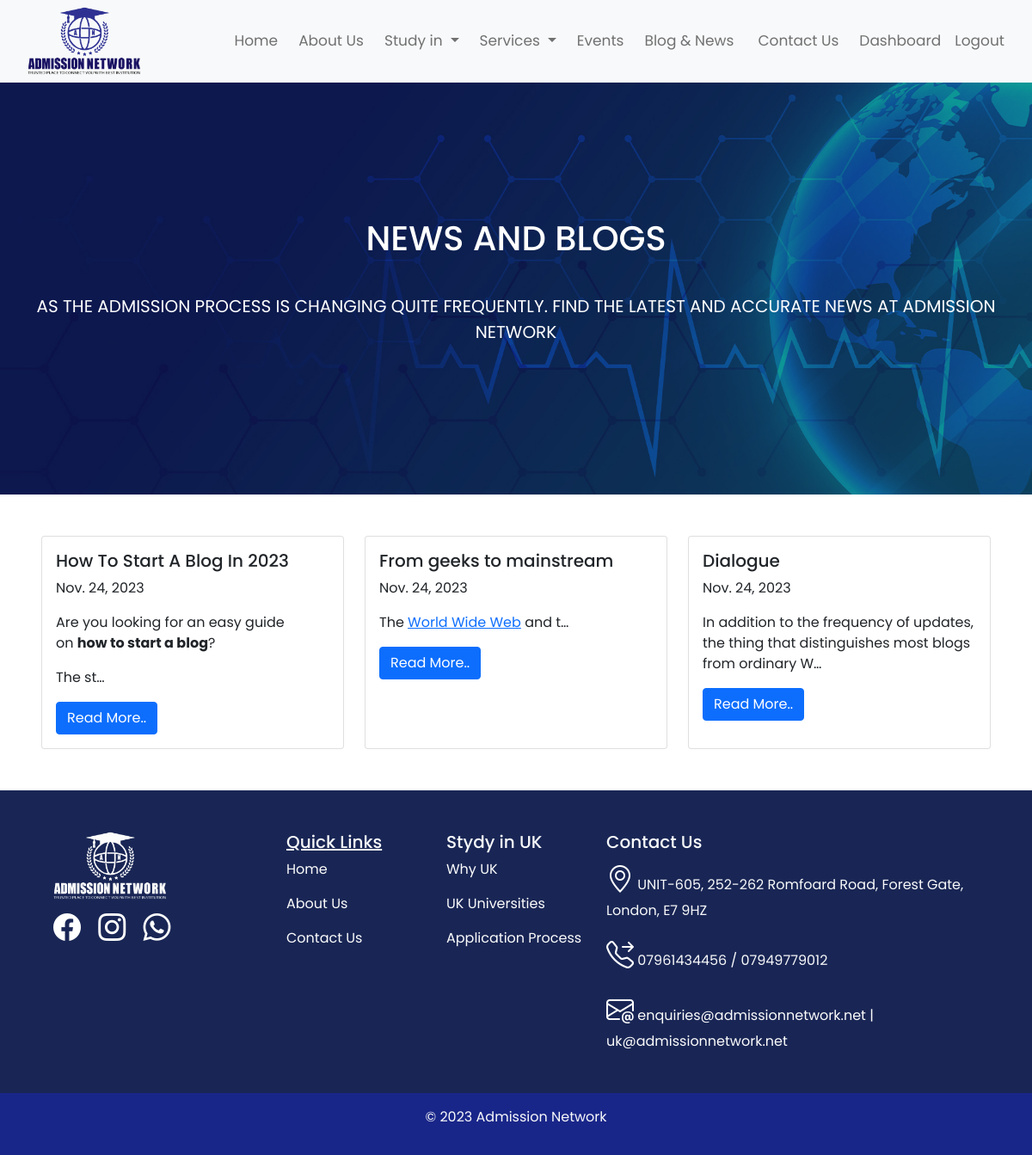
The app's page /news_and_blogs (signed in) with its own data.
### forntend/models.py (models this page shows, shortened)
class BlogNews(models.Model):
    date=models.DateField()
    title=models.CharField(max_length=100)
    details=RichTextField(blank=True,null=True)

### forntend/views.py (the view)
# urls.py: path('news_and_blogs',NewsBlogs,name="news_and_blogs"),
def NewsBlogs(request):
    blogs=BlogNews.objects.all()
    return render(request, 'news_and_blogs.html',{'blogs':blogs} )

### forntend/templates/news_and_blogs.html
{% extends "base.html" %}
{% load static %}
{% load django_bootstrap5 %}
{% block content %}
<div class="container-fluid p-0">
 <div class="row" style="background: url('{% static "images/blog.jpg" %}') center/cover no-repeat; overflow: hidden;">
    <div class="col-md-12 d-flex flex-column justify-content-center text-white order-md-1" style="height: 60vh; background: inherit;">
        <div class="text-center">
            <h1 class="py-3">NEWS AND BLOGS</h1>
            <p class="text-uppercase py-3 fs-5">As the Admission Process is changing quite frequently. Find the latest and accurate news at Admission Network</p>
        </div>
    </div>
</div>
  <div class="row p-5 ">
    {% for blog in blogs  %}
    <div class="col-sm-12 col-md-4 mb-3 mb-sm-0">
      <div class="card h-100">
        <div class="card-body">
          <h5 class="card-title ">{{blog.title}}</h5>
          <p class="card-text">{{blog.date}}</p>
          <p class="card-text"> {{blog.details | safe  |truncatechars:100 }}</p>
          <a href="{% url 'blog_details' blog.pk %}" class="btn btn-primary">Read More..</a>
        </div>
      </div>
    </div>
    {% endfor %}
  </div>
</div>
{% endblock content %}

### static/css/style.css (style rules this page uses)
body { overflow-x:hidden; }

### records on screen
BlogNews: title "How To Start A Blog In 2023", date "Nov. 24, 2023", details "Are you looking for an easy guide on how to start a blog ? The st…"
BlogNews: title "From geeks to mainstream", date "Nov. 24, 2023", details "The World Wide Web and t…"
BlogNews: title "Dialogue", date "Nov. 24, 2023", details "In addition to the frequency of updates, the thing that distinguishes most blogs from ordinary W…"
